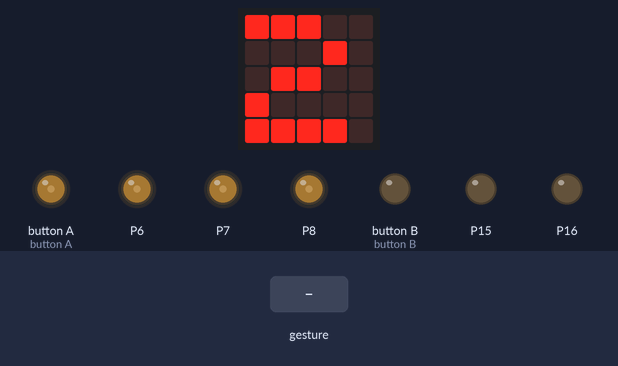
The program below on a simulated BBC micro:bit (MakeCode). Parts: the board's 5×5 LED display, output pins drawn as LEDs (lit = HIGH). The inputs (shaded band) are chosen by the test bench. A tilt is held for 1.5 s and a shake lasts 1 s, then the board lies face up again.

Above: at 1.8 s.
At 7.0 s:
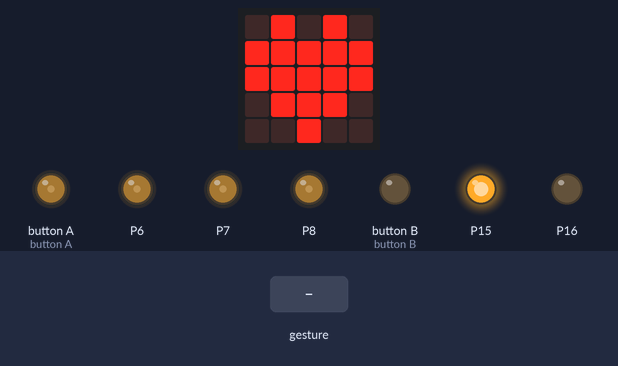
7.1 s: gesture 'tilt right'
At 8.3 s:
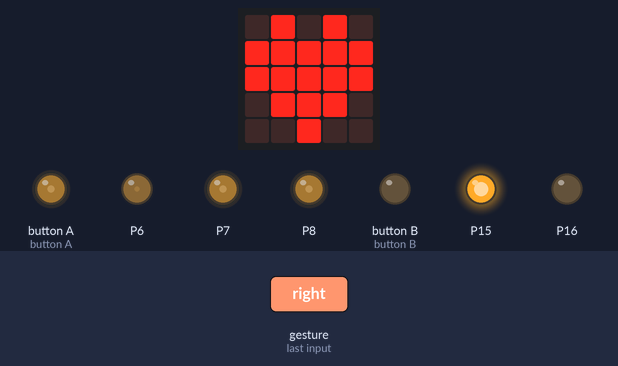
10.1 s: gesture 'tilt left'
At 10.5 s:
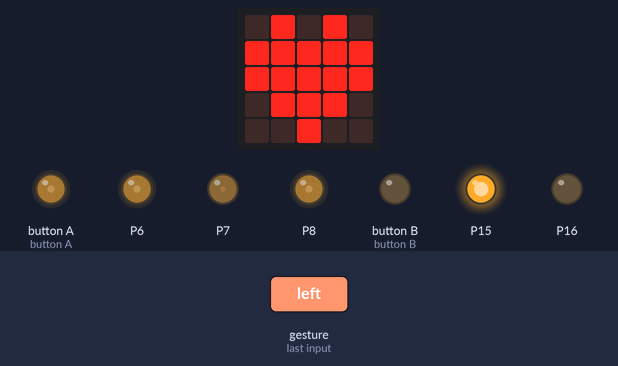
Timing chart, 0 to 13.2 s (numbered marks = the images above; inputs shaded):
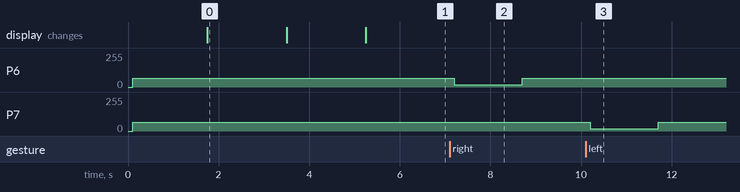

The program:

main.ts
```typescript
input.onGesture(Gesture.ScreenUp, function () {
    pins.analogWritePin(AnalogPin.P5, pwmUp)
    pins.analogWritePin(AnalogPin.P6, pwmUp)
    pins.analogWritePin(AnalogPin.P7, pwmUp)
    pins.analogWritePin(AnalogPin.P8, pwmUp)
})
input.onGesture(Gesture.TiltRight, function () {
    pins.analogWritePin(AnalogPin.P6, pwmDown)
})
input.onGesture(Gesture.TiltLeft, function () {
    pins.analogWritePin(AnalogPin.P7, pwmDown)
})
input.onGesture(Gesture.LogoUp, function () {
    pins.analogWritePin(AnalogPin.P8, pwmDown)
})
input.onGesture(Gesture.LogoDown, function () {
    pins.analogWritePin(AnalogPin.P5, pwmDown)
})
// 1. 開始時にモーターのPWM値を設定する
// 　・pmwUp（上昇）
// 　・pwmDown（下降）
// 　・pwmGo（前進）
// 2. 開始カウントダウン
// 3. モーター制御を正転とする
// 4. 姿勢制御モーターをpmwUpで起動
// 5. 前進モーターは停止状態とする
let pwmDown = 0
let pwmUp = 0
pwmUp = 256
pwmDown = 64
let pwmGo = 64
basic.showNumber(3)
basic.pause(1000)
basic.showNumber(2)
basic.pause(1000)
basic.showNumber(1)
basic.pause(1000)
basic.showIcon(IconNames.Heart)
pins.digitalWritePin(DigitalPin.P15, 1)
pins.digitalWritePin(DigitalPin.P16, 0)
pins.analogWritePin(AnalogPin.P5, pwmUp)
pins.analogWritePin(AnalogPin.P6, pwmUp)
pins.analogWritePin(AnalogPin.P7, pwmUp)
pins.analogWritePin(AnalogPin.P8, pwmUp)
pins.analogWritePin(AnalogPin.P11, 0)
```

test.ts
```typescript
// テストはここに来ます。このパッケージが拡張機能として使用されるときにはコンパイルされません。
```

Measured:
- after the input at 7.1 s, P6: 64/255 → 16/255 after 0.10 s, → 64/255 1.5 s later
- after the input at 10.1 s, P7: 64/255 → 16/255 after 0.10 s, → 64/255 1.5 s later
- what the display in image 0 shows lasts 1.7 s, from 1.8 s to 3.5 s
